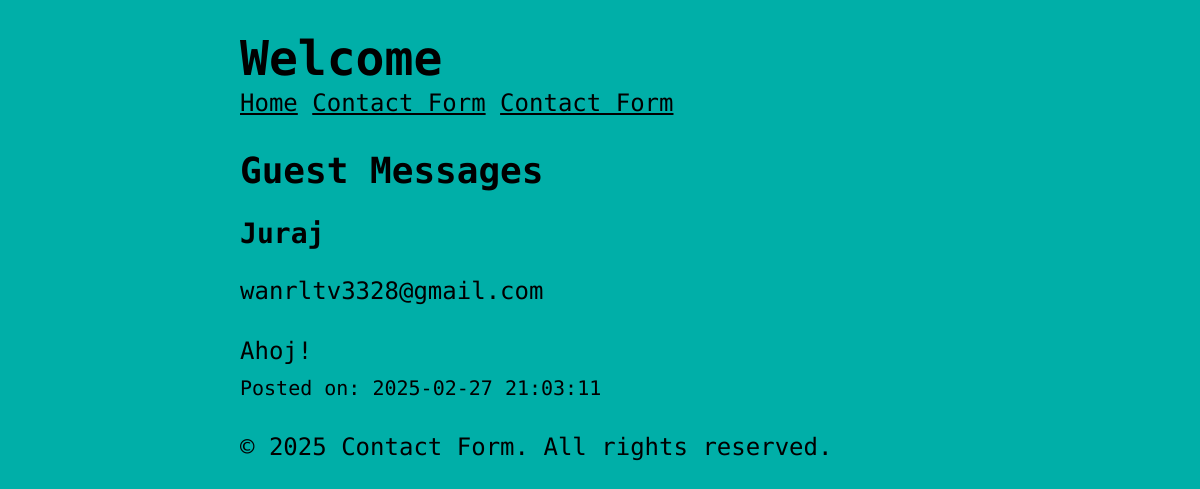
The app's page /guestbook with its own data.
### tables this page shows
CREATE TABLE messages (
    id INTEGER PRIMARY KEY AUTOINCREMENT,
    name TEXT NOT NULL,
    email TEXT NOT NULL,
    message TEXT NOT NULL,
    create_at TIMESTAMP DEFAULT CURRENT_TIMESTAMP
);

### includes/view.php (called while the page is built, shortened)
<?php
function renderView(string $template, array $data = []): void {
    include TEMPLATES_DIR . '/header.php';
    include TEMPLATES_DIR . '/' . $template . '.php';
    include TEMPLATES_DIR . '/footer.php';
}

### routes/guestbook_get.php (called while the page is built)
<?php
$messages = getMessages(connectDb());
renderView(
    template: 'guestbook_get',
    data: ['messages' => $messages]
);

### public/index.php (called while the page is built, shortened)
<?php
dispatch($_SERVER['REQUEST_URI'], $_SERVER['REQUEST_METHOD']);

### includes/db.php (called while the page is built, shortened)
<?php
function connectDb(): PDO
{
    $pdo = new PDO('sqlite:' . DB_DIR . '/' . 'db.sqlite');
    $pdo->setAttribute(PDO::ATTR_ERRMODE, PDO::ERRMODE_EXCEPTION);
    return $pdo;
}
function getMessages(PDO $pdo)
{
    $sql = "SELECT * FROM messages ORDER BY create_at DESC";
    $stmt = $pdo->query($sql);
    return $stmt->fetchAll(PDO::FETCH_ASSOC);
}

### templates/guestbook_get.php (the view)
<?php
$messages = $data['messages'];
?>
<section>
    <h2>Guest Messages</h2>
    <?php if (empty($messages)) : ?>
        <p>No messages yet. Be the first to leave a message</p>
    <?php else : ?>
        <?php foreach ($messages as $message) : ?>
            <h3><?= htmlspecialchars($message['name']) ?></h3>
            <p><?= htmlspecialchars($message['email']) ?></p>
            <p><?=nl2br(htmlspecialchars($message['message']))?></p>
            <small>Posted on: <?= htmlspecialchars($message['create_at']) ?></small>
        <?php endforeach; ?>
    <?php endif; ?>
</section>

### templates/header.php (style rules this page uses)
*, *::before, *::after { box-sizing: border-box; }
html { background-color: #00afa8; -webkit-font-smoothing: antialiased; -moz-osx-font-smoothing: grayscale; text-rendering: optimizeLegibility; -moz-text-size-adjust: none; -webkit-text-size-adjust: none; text-size-adjust: none; font-family: Roboto Mono, "Courier New", serif; }
body, h1, h2, h3, h4, p, figure, blockquote, dl, dd { margin-block-end: 0; }
body { min-height: 100vh; line-height: 1.5; max-width: 60%; margin-left: auto; margin-right: auto; font-size: 1.5em; }
h1, h2, h3, h4, button, input, label { line-height: 1.1; }
h1, h2, h3, h4 { text-wrap: balance; }

### records on screen
messages: name "Juraj", email "wanrltv3328@gmail.com", message "Ahoj!", create_at "2025-02-27 21:03:11"
